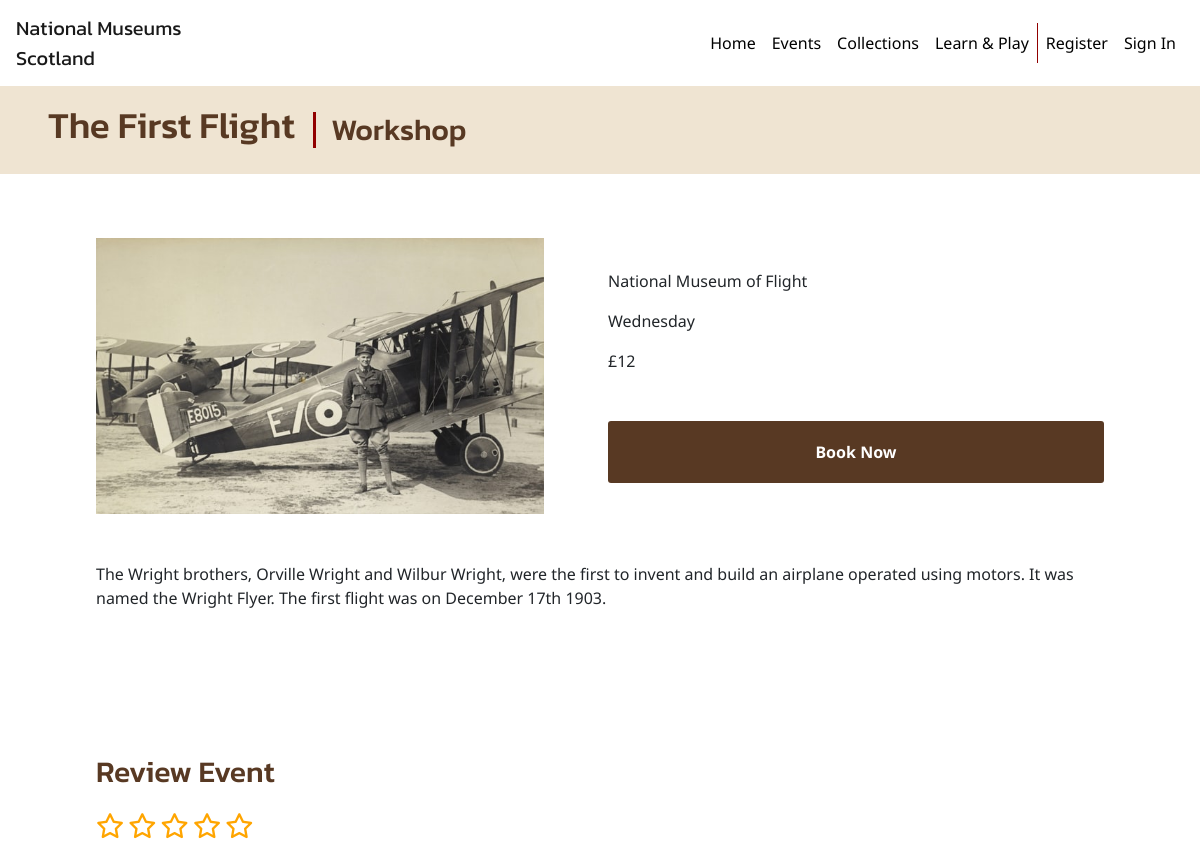
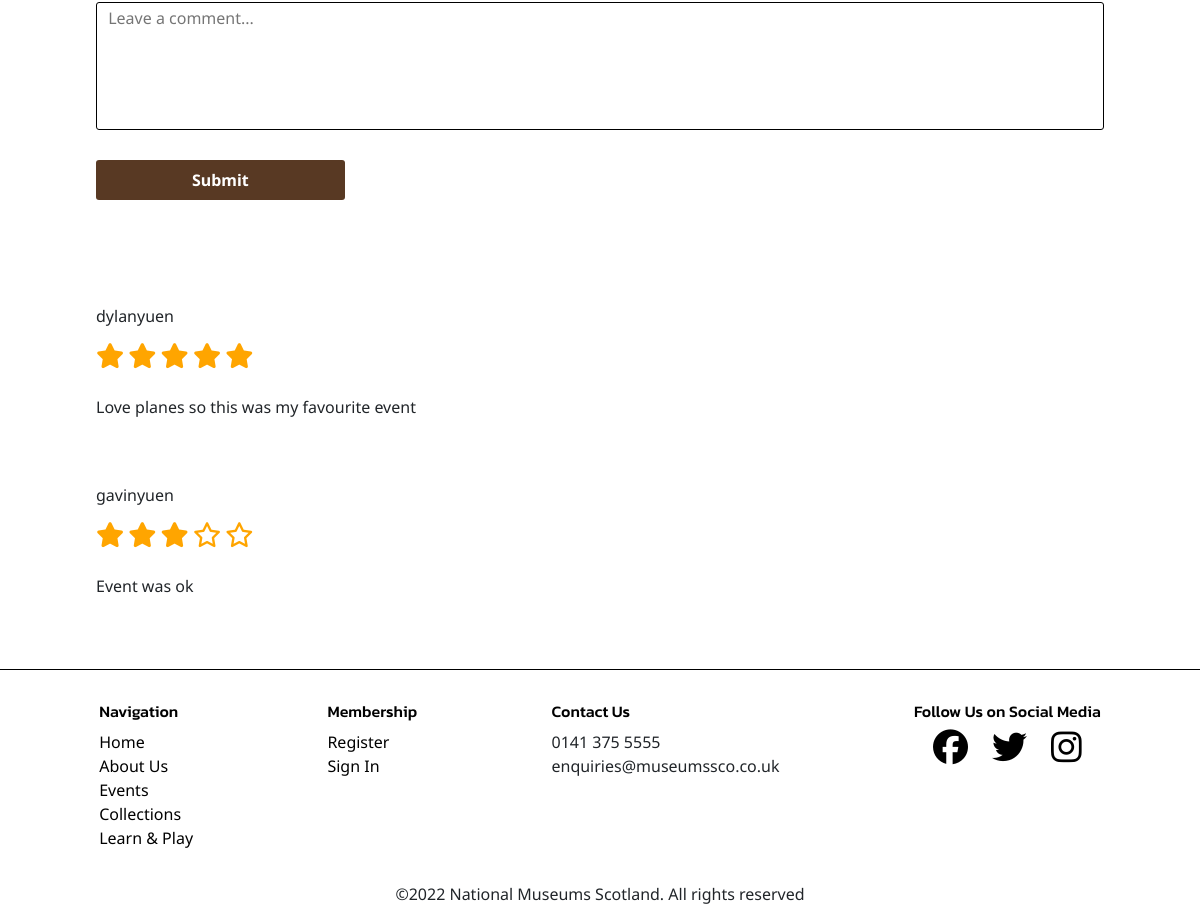
Page /the-first-flight.php on the committed database (2 pictures, top to bottom).
### tables this page shows
CREATE TABLE IF NOT EXISTS `event` (
  `eventID` int NOT NULL AUTO_INCREMENT,
  `eventName` varchar(80) NOT NULL,
  `eventType` varchar(10) NOT NULL,
  `dayInWeek` varchar(10) NOT NULL,
  `museum` varchar(30) NOT NULL,
  `price` varchar(4) NOT NULL,
  `image` varchar(40) NOT NULL,
  `description` varchar(250) NOT NULL,
  PRIMARY KEY (`eventID`)
);

CREATE TABLE IF NOT EXISTS `review` (
  `commentID` int NOT NULL AUTO_INCREMENT,
  `memberComment` varchar(100) NOT NULL,
  `rating` int NOT NULL,
  `memberID` int NOT NULL,
  `eventID` int NOT NULL,
  PRIMARY KEY (`commentID`),
  KEY `memberID` (`memberID`),
  KEY `eventID` (`eventID`)
);

CREATE TABLE IF NOT EXISTS `member` (
  `memberID` int NOT NULL AUTO_INCREMENT,
  `username` varchar(20) NOT NULL,
  `email` varchar(30) NOT NULL,
  `password` varchar(60) NOT NULL,
  PRIMARY KEY (`memberID`)
);

### the-first-flight.php (the view, shortened to what this page needs)
<!DOCTYPE html>
<html lang="en">
<head>
    <link rel="stylesheet" href="https://stackpath.bootstrapcdn.com/bootstrap/4.1.3/css/bootstrap.min.css">
    <link rel="stylesheet" href="styles/styles.css">
</head>
<body>
    <div class="page-container">
        <header>
            <nav class="navbar navbar-expand-md navbar-light ">
                <a class="navbar-brand" href="index.php">National Museums <br> Scotland</a>
                <div class="collapse navbar-collapse" id="navbarNavAltMarkup">
                    <div class="navbar-nav">
                        <a class="nav-item nav-link" href="index.php">Home</a>
                        <a class="nav-item nav-link" href="events.php">Events</a>
                        <a class="nav-item nav-link" href="collections.php">Collections</a>
                        <a class="nav-item nav-link" href="learn-and-play.php">Learn & Play</a>
                        <?php
                        if (isset($_SESSION["username"]) and isset($_SESSION["memberID"])) {
                            echo '<a class="nav-item nav-link" href="account.php">Account</a>';
                            echo '<a class="nav-item nav-link" href="sign-out.php">Sign Out</a>';
                        } else {
                            echo '<a class="nav-item nav-link" href="register-form.php">Register</a>';
                            echo '<a class="nav-item nav-link" href="sign-in-form.php">Sign In</a>';
                        }
                        ?>
                    </div>
                </div>
            </nav>
        </header>
        <main>
            <div class="heading-banner">
                <?php
                include "includes/dbconx.php";
                $eventID = 2;
                $sql = "SELECT eventName,eventType FROM event WHERE eventID=?";
                $stmt = $conn->prepare($sql);
                $stmt->bind_param("i", $eventID);
                $stmt->execute();
                $result = $stmt->get_result();
                if ($result->num_rows > 0) {
                    while ($row = $result->fetch_assoc()) {
                        echo "<h1>" . $row['eventName'] . "</h1>";
                        echo "<h2>" . $row['eventType'] . "</h2>";
                    }
                } else {
                    echo "<p>No results found</p>";
                }
                ?>
            </div>
            <div class="content-container">
                <section class="event">
                    <div class="event-img">
                        <?php
                        include "includes/dbconx.php";
                        $sql = "SELECT image FROM event WHERE eventID=?";
                        $stmt = $conn->prepare($sql);
                        $stmt->bind_param("i", $eventID);
                        $stmt->execute();
                        $result = $stmt->get_result();
                        if ($result->num_rows > 0) {
                            while ($row = $result->fetch_assoc()) {
                                echo "<img class='event-img' src=" . $row['image'] . ">";
                            }
                        } else {
                            echo "<p>No results found</p>";
                        }
                        ?>
                    </div>
                    <div class="event-info">
                        <ul>
                            <?php
                            include "includes/dbconx.php";
                            $sql = "SELECT dayInWeek,museum,price FROM event WHERE eventID=?";
                            $stmt = $conn->prepare($sql);
                            $stmt->bind_param("i", $eventID);
                            $stmt->execute();
                            $result = $stmt->get_result();
                            if ($result->num_rows > 0) {
                                while ($row = $result->fetch_assoc()) {
                                    echo "<li>" . $row['museum'] . "</li>";
                                    echo "<li>" . $row['dayInWeek'] . "</li>";
                                    if ($row['price'] == "Free") {
                                        echo "<li>" . $row['price'] . "</li>";
                                    } else {
                                        echo "<li>&pound" . $row['price'] . "</li>";
                                    }
                                }
                            } else {
                                echo "<li>No results found</li>";
                            }
                            ?>
                        </ul>
                        <form action="book.php" method="POST">
                            <input type="submit" class="button book-btn" name="submit" value="Book Now">
                        </form>
                    </div>
                    <div class="event-description">
                        <?php
                        include "includes/dbconx.php";
                        $sql = "SELECT description FROM event WHERE eventID=?";
                        $stmt = $conn->prepare($sql);
                        $stmt->bind_param("i", $eventID);
                        $stmt->execute();
                        $result = $stmt->get_result();
                        if ($result->num_rows > 0) {
                            while ($row = $result->fetch_assoc()) {
                                echo "<p>" . $row['description'] . "</p>";
                            }
                        } else {
                            echo "<p>No results found</p>";
                        }
                        ?>
                    </div>
                </section>
                <section class="review">
                    <div>
                        <form action="<?php echo htmlspecialchars($_SERVER['PHP_SELF']); ?>" method="POST">
                            <label for="review">
                                <h2>Review Event</h2>
                            </label>
                            <div class="star-rating">
                                <label for="1-star" class="star">
                                    <i class="fa-regular fa-star" id="rating1"></i>
                                </label>
                                <label for="2-star" class="star">
                                    <i class="fa-regular fa-star" id="rating2"></i>
                                </label>
                                <label for="3-star" class="star">
                                    <i class="fa-regular fa-star" id="rating3"></i>
                                </label>
                                <label for="4-star" class="star">
                                    <i class="fa-regular fa-star" id="rating4"></i>
                                </label>
                                <label for="5-star" class="star">
                                    <i class="fa-regular fa-star" id="rating5"></i>
                                </label>
                            </div>
                            <div class="review">
                                <textarea class="input text-input" name="comment" id="review" placeholder="Leave a comment..." maxlength="100" required></textarea>
                                <input type="submit" class="button review-submit-btn" name="submit" value="Submit">
                            </div>
                        </form>
                    </div>
                    <div class="user-reviews">
                        <?php
                        function displayReview($row)
                        {
                            echo "<p class='review-username'>" . $row["username"] . "</p>";
                            displayRating($row);
                            echo "<p>" . $row["memberComment"] . "</p>";
                        }
                        function displayRating($row)
                        {
                            $rating = $row["rating"];
                            switch ($rating) {
                                case 3:
                                    echo '
                                    <div class="user-rating">
                                    <i class="fa-solid fa-star"></i>
                                    <i class="fa-solid fa-star"></i>
                                    <i class="fa-solid fa-star"></i>
                                    <i class="fa-regular fa-star"></i>
                                    <i class="fa-regular fa-star"></i>
                                    </div>';
                                    break;
                                case 5:
                                    echo '
                                    <div class="user-rating">
                                    <i class="fa-solid fa-star"></i>
                                    <i class="fa-solid fa-star"></i>
                                    <i class="fa-solid fa-star"></i>
                                    <i class="fa-solid fa-star"></i>
                                    <i class="fa-solid fa-star"></i>
                                    </div>';
                                    break;
                            }
                        }
                        include "includes/dbconx.php";
                        $sql = "SELECT member.username, rating,memberComment,review.memberID,review.eventID FROM review INNER JOIN member ON review.memberID = member.memberID WHERE eventID=?";
                        $stmt = $conn->prepare($sql);
                        $stmt->bind_param("i", $eventID);
                        $stmt->execute();
                        $result = $stmt->get_result();
                        while ($row = $result->fetch_assoc()) {
                            displayReview($row);
                        }
                        ?>
                    </div>
                </section>
            </div>
        </main>
        <footer>
            <div class="footer-links footer-nav">
                <h2 class="footer-heading">
                    <bold>Navigation</bold>
                </h2>
                <ul>
                    <li><a href="index.php">Home</a></li>
                    <li><a href="index.php">About Us</a></li>
                    <li><a href="events.php">Events</a></li>
                    <li><a href="collections.php">Collections</a></li>
                    <li><a href="learn-and-play.php">Learn & Play</a></li>
                </ul>
            </div>
            <div class="footer-links footer-membership">
                <h2 class="footer-heading">
                    <bold>Membership</bold>
                </h2>
                <ul>
                    <li><a href="register-form.php">Register</a></li>
                    <li><a href="sign-in-form.php">Sign In</a></li>
                </ul>
            </div>
            <div class="footer-links footer-contact">
                <h2 class="footer-heading">
                    <bold>Contact Us</bold>
                </h2>
                <ul>
                    <li>
                        0141 375 5555
                    </li>
                    <li>
                        enquiries@museumssco.co.uk
                    </li>
                </ul>
            </div>
            <div class="footer-social">
                <h2 class="footer-heading">
                    <bold>Follow Us on Social Media</bold>
                </h2>
                <ul class="social-icons">
                    <li><a href="#"><i class="fa-brands fa-facebook"></i></a></li>
                    <li><a href="#"><i class="fa-brands fa-twitter"></i></a></li>
                    <li><a href="#"><i class="fa-brands fa-instagram"></i></a></li>
                </ul>
            </div>
            <div class="footer-legal">
                <p>&copy;<span id="year"></span> National Museums Scotland. All rights reserved</p>
            </div>
        </footer>
    </div>
</body>
</html>

### styles/styles.css (style rules this page uses)
* { margin:0;padding:0;box-sizing: border-box; }
body { font-family: 'Noto Sans', sans-serif; }
h1,h2 { color:#583923;font-family: 'Kanit',sans-serif; }
h1 { font-size: 2.3rem; }
h2 { font-size:1.875rem }
input[type="submit"],button { cursor:pointer; }
a { color:black; }
.navbar-light .navbar-brand { font-family: 'Kanit', sans-serif; }
.navbar-light .navbar-nav .nav-link { color: black; }
.navbar-nav a:nth-child(4) { border-right: 1.3px solid #910000; }
.navbar-nav { margin-left: auto; }
.heading-banner { background-color:#EFE4D2; display:flex; align-items: center; padding:18px 4%; }
.heading-banner h1 { padding-right:0.5em; }
.heading-banner h2 { border-left: 3px solid #910000; margin-bottom: 0; padding-left:0.5em; }
main { margin-bottom:6em; }
.button { border-radius: 3px;background-color: #583923;border:none;font-weight: bold;color:white; }
.content-container { margin:0 8%; }
.input { padding:0.15em 0 0.15em 0.18em; border:1.4px solid black; border-radius:3px; }
.text-input { padding-left: 0.7em; }
input[type="radio"]+i { cursor:pointer; }
.event { display:grid; grid-template-areas: "img info" "description description"; grid-template-columns: repeat(2,1fr); margin:4em 0 8em 0; row-gap: 3em; column-gap: 1em; }
.event-img { grid-area:img;width:95%;height:100%; }
.event-info { grid-area:info;margin:auto 0; }
.event-description { grid-area:description; }
.event-info li { margin-bottom:1em; }
.book-btn { width:100%;padding:1.2em 0;margin-top:2em; }
textarea { resize: none;width:100%;height:8em; }
.review-submit-btn { padding:0.5em 6em; margin:1.5em 0; }
.star-rating { margin:0.5em 0; }
.fa-star { font-size:25px; border:none; color:orange; background-color:white; }
.user-reviews { margin-top:5em; }
.user-rating { margin-bottom:1.5em; }
.review-username { margin-top:4em; }
.page-container { position:relative; min-height:100vh; padding-bottom:2.5em; }
footer { position:absolute; border-top:1px solid black; padding:2em ; bottom:0; width:100%; height:2.5em; display: grid; grid-template-areas: "navigation membership contact social" "legal legal legal legal" ; }
.footer-heading { font-size: 1rem;color:black }
.footer-nav { grid-area:navigation;margin:0 auto; }
.footer-membership { grid-area:membership;margin: 0 auto; }
.footer-contact { grid-area:contact;margin: 0 auto; }
.footer-social { grid-area:social;text-align: center;margin: 0 auto; }
.footer-legal { grid-area:legal;text-align: center;margin: 0 auto;margin-top:1em; }
.social-icons { display: flex;gap:1.5em;justify-content: center; }
.fa-brands { font-size: 35px; color:black; }
li { list-style-type: none; }

### rows in the picture
event: eventName "The First Flight", eventType "Workshop", image (picture), museum "National Museum of Flight", dayInWeek "Wednesday", price "12", description "The Wright brothers, Orville Wright and Wilbur Wright, were the first to invent and build an airplane operated using motors. It was named the Wright Flyer. The first flight was on December 17th 1903."
review: memberID.username "dylanyuen", rating 5 (drawn), memberComment "Love planes so this was my favourite event"
review: memberID.username "gavinyuen", rating 3 (drawn), memberComment "Event was ok"
